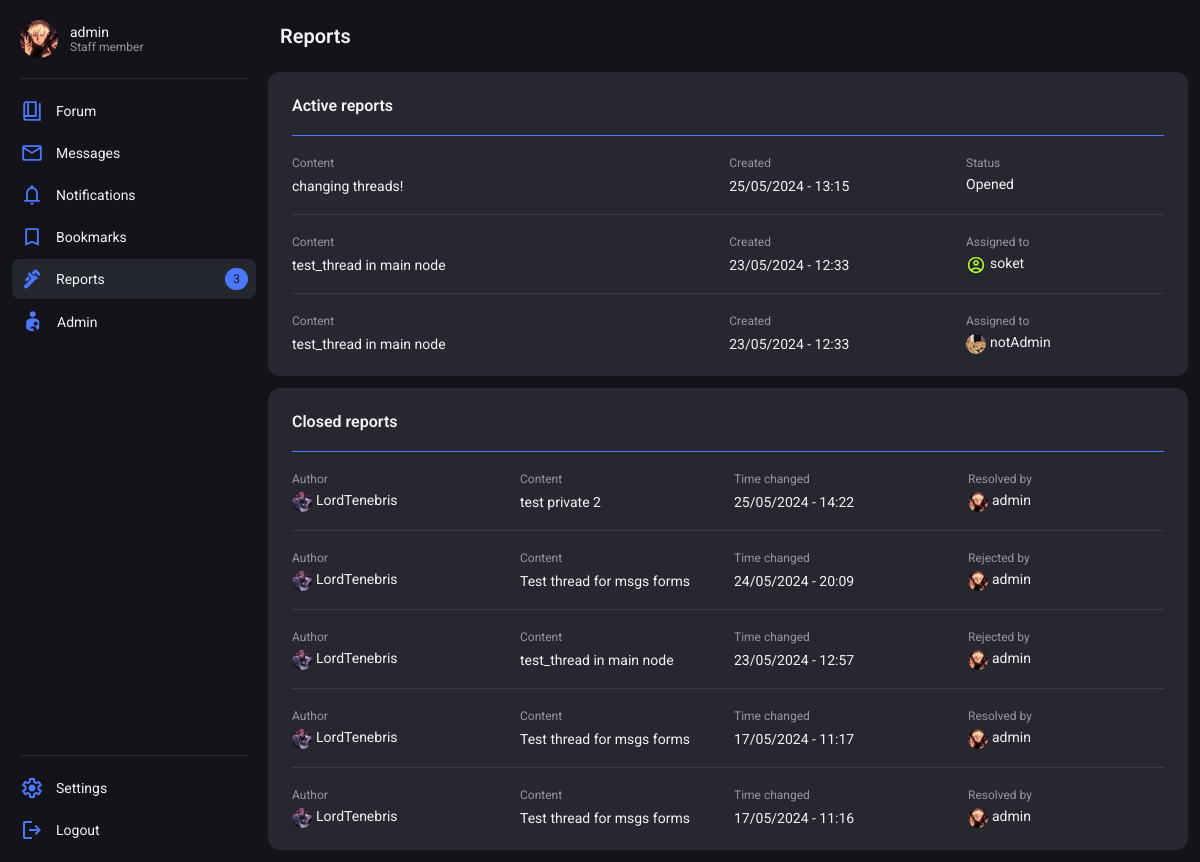
Before: /moderation/ (signed in) with the older database file.
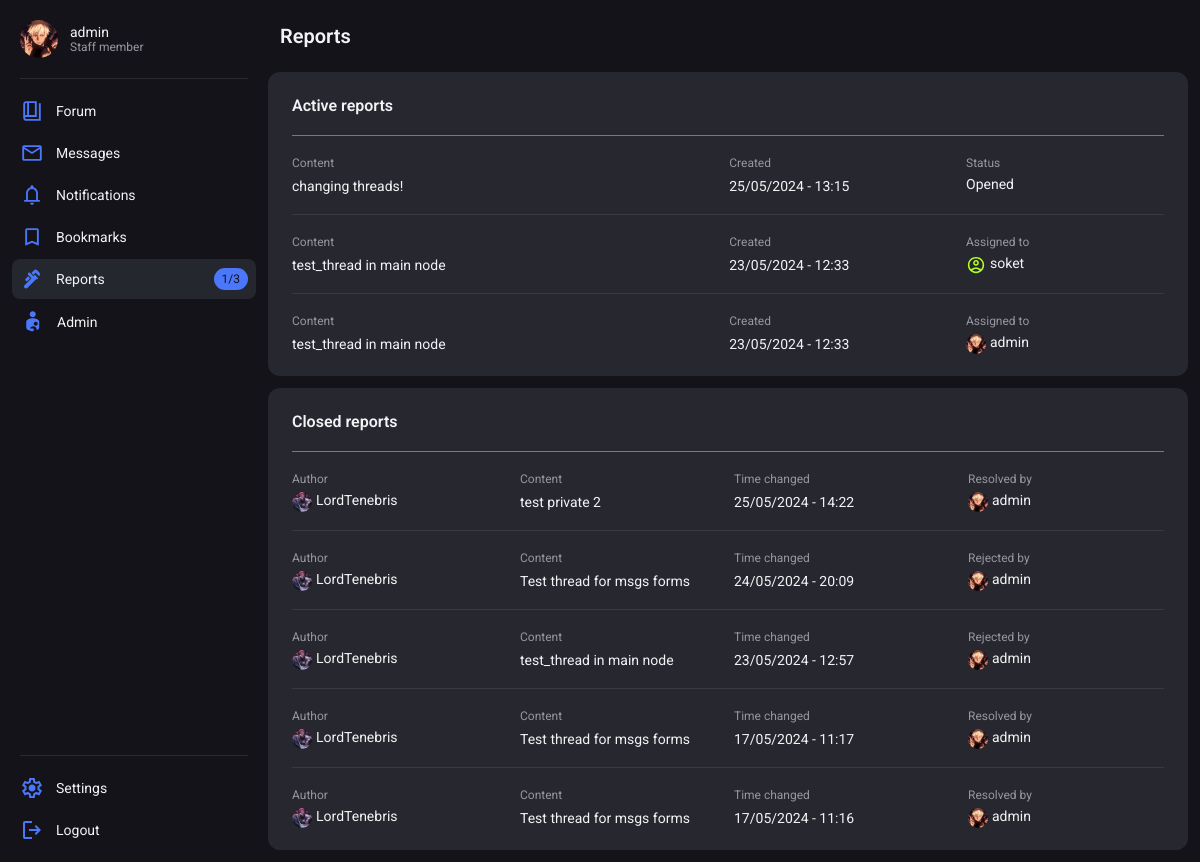
After: the same page with the newer database file.
### moderation/models.py (models this page shows, shortened)
class Report(models.Model):
    content = models.ForeignKey(Message, on_delete=models.SET_NULL, null=True, blank=True)
    user = models.ForeignKey(User, on_delete=models.SET_NULL, null=True, blank=True)
    reason = models.TextField()
    is_closed = models.BooleanField(default=False)
    is_resolved = models.BooleanField(default=False)
    is_rejected = models.BooleanField(default=False)
    assigned_to = models.ForeignKey(User, related_name="assigned_to", on_delete=models.SET_NULL, null=True, blank=True, default=None)
    closed_by = models.ForeignKey(User, related_name="closed_by", on_delete=models.SET_NULL, null=True, blank=True, default=None)
    is_notified = models.BooleanField(default=False)
    notification = models.CharField(max_length=250, blank=True, null=True)
    time_changed = models.DateTimeField(null=True, blank=True)
    time_created = models.DateTimeField(default=datetime.now())

### users/models.py (models this page shows, shortened)
class Profile(models.Model):
    user = models.OneToOneField(User, on_delete=models.CASCADE)
    title = models.CharField(max_length=100, null=True, blank=True, default="Member")
    info = models.CharField(max_length=200, null=True, blank=True)
    profile_picture = models.CharField(max_length=225, null=True, blank=True, default="default.svg")
    warnings = models.SmallIntegerField(default=0)
    active_notifications = models.IntegerField(default=0)
    is_banned = models.BooleanField(default=False)
    banned_by = models.ForeignKey(User, related_name='banned_by', null=True, blank=True, on_delete=models.SET_NULL)
    ban_reason = models.TextField(null=True, blank=True)
    ban_time = models.DateTimeField(null=True, blank=True)

### forum/models.py (models this page shows, shortened)
class Message(models.Model):
    thread = models.ForeignKey(Thread, on_delete=models.CASCADE)
    user = models.ForeignKey(User, on_delete=models.CASCADE)
    message = models.TextField()
    is_start = models.BooleanField(default=False)
    upvotes = models.PositiveIntegerField(null=True, blank=True, default=0)
    downvotes = models.PositiveIntegerField(null=True, blank=True, default=0)
    is_solution = models.BooleanField(default=False)
    is_visible = models.BooleanField(default=True)
    deleted_by = models.ForeignKey(User, on_delete=models.SET_NULL, blank=True, null=True, related_name="deleted_by")
    invis_reason = models.TextField(blank=True, null=True)
    time_created = models.DateTimeField(default=datetime.now())
    time_changed = models.DateTimeField(null=True, blank=True)
    changer = models.ForeignKey(User, on_delete=models.SET_NULL, null=True, blank=True, related_name="changer")

class Thread(models.Model):
    user = models.ForeignKey(User, on_delete=models.SET_NULL, null=True)
    title = models.CharField(max_length=225)
    slug = models.SlugField(max_length=225, blank=True, null=True)
    node = models.ForeignKey(Node, on_delete=models.CASCADE)
    is_closed = models.BooleanField(default=False)
    is_visible = models.BooleanField(default=True)
    is_pinned = models.BooleanField(default=False)
    msg_amount = models.IntegerField(blank=True, null=True, default=1)
    invis_reason = models.TextField(blank=True, null=True)
    deleted_by = models.ForeignKey(User, on_delete=models.SET_NULL, null=True, blank=True, related_name="thread_deleted_by")
    time_created = models.DateTimeField(default=datetime.now())
    time_changed = models.DateTimeField(null=True, blank=True)

### moderation/views.py (the view)
# urls.py: path('', moderation_main, name="moderation_main"),
@permission_required('moderation.view_report', raise_exception=False)
def moderation_main(request):
    try:
        active_reports = Report.objects.filter(is_closed=False).order_by('-id')
    except:
        active_reports = False
    try:
        closed_reports = Report.objects.filter(is_closed=True).order_by('-time_changed')
    except:
        closed_reports = False
    context = {
        "active_reports":active_reports,
        "closed_reports":closed_reports
    }
    return render(request, 'moderation_main.html', context)

### users/chat_processor.py (called while the page is built, shortened)
def profile_processor(request):
    chat_data = {}
    return chat_data

### moderation/templates/moderation_main.html (shortened to what the changed rows need)
{% extends 'base.html' %}
{% block style %}
    {% load static %}
    <link rel="stylesheet" href="{% static 'forum.css' %}">
    <link rel="stylesheet" href="{% static 'moderation.css' %}">
{% endblock %}
{% block header %}
    <header class="wrapper">
        <h2 class="title">Reports</h2>
    </header>
{% endblock %}
{% block content %}
    <div class="container" style="gap: 12px;">
        {% if active_reports %}
            <div class="container card">
                <div class="wapper cardHeader">
                    <p class="cardTitle">Active reports</p>
                </div>
                {% for report in active_reports %}
                    <div class="cardLine"></div>
                    <div class="wrapper cardSectionMultiple">
                        <a class="wrapper cardSectionItem" href="{% url 'report_details' report.id %}">
                            <div class="container cardSectionInnerItem">
                                <p class="meta">Content</p>
                                <p class="text">{{ report.content.thread.title }}</p>
                            </div>
                            <div class="container cardSectionInnerItem">
                                <p class="meta">Created</p>
                                <p class="text">{{ report.time_created|date:"d/m/Y - H:i" }}</p>
                            </div>
                        </a>
                        {% if report.assigned_to %}
                            <a class="container cardSectionAutherItem" href="{% url 'profile_view' report.assigned_to.id %}">
                                <p class="meta">Assigned to</p>
                                <div class="wrapper themeCardProfileCon">
                                    <img class="themeCardSectionProfilePicture" src="{{ media_url }}{{ report.assigned_to.profile.profile_picture }}" alt="">
                                    {% if perms.users.view_profile and report.assigned_to.profile.is_banned %}
                                        <p class="text"><del>{{ report.assigned_to.username }}</del></p>
                                    {% else %}
                                        <p class="text">{{ report.assigned_to.username }}</p>
                                    {% endif %}
                                </div>
                            </a>
                        {% else %}
                            <div class="container cardSectionAutherItem">
                            </div>
                        {% endif %}
                    </div>
                {% endfor %}
            </div>
        {% else %}
            <div class="banner">
                <h2 class="title">No active reports</h2>
                <p class="text">There are no active reports requiring your attention</p>
            </div>
        {% endif %}
    </div>
{% endblock %}

### base/templates/base.html (shortened to what this page needs)
<!DOCTYPE html>
<html lang="en">
<head>
    {% load static %}
    {% if request.user.is_authenticated %}
        <link rel="stylesheet" href="{% static 'themes/theme_' %}{{request.user.preference.color_theme}}.css">
    {% else %}
        <link rel="stylesheet" href="{% static 'themes/theme_0.css' %}">
    {% endif %}
    <link rel="stylesheet" href="{% static 'style.css' %}">
    {% block style %}{% endblock %}
</head>
<body>
    <nav>
        {% if request.user.is_authenticated %}
            <div class="container navBtnContainer" id="navConProfile">
                <a class="wrapper navBtn" href="{% url 'profile_view' request.user.id %}">
                    {%  if avatar_path %}
                        <img class="navBtnAvatar" src="{{ avatar_path }}" alt="">
                    {% else %}
                        <img src="{% static 'assets/missing_avatar.svg' %}" alt="">
                    {% endif %}
                    <div class="container">
                        <span class="text">{{ request.user.username }}</span>
                        <span class="meta">{{request.user.profile.title}}</span>
                    </div>
                </a>
            </div>
            <div class="navLine"></div>
            <div class="container navBtnContainer" id="navConMain">
                <a class="wrapper navBtn {% if current_tab == 'forum' %}focus{% endif %}" href="{% url 'forum_main' %}">
                    <span class="text">Forum</span>
                </a>
                <a class="wrapper navBtn space {% if current_tab == 'message' %}focus{% endif %}" href="{% url 'messages_main' %}">
                    <div class="wrapper navBtnMainContainer">
                        <span class="text">Messages</span>
                    </div>
                </a>
                <a class="wrapper navBtn space {% if current_tab == 'notifications' %}focus{% endif %}" href="{% url 'notifications' %}">
                    <div class="wrapper navBtnMainContainer">
                        <span class="text">Notifications</span>
                    </div>
                </a>
                <a class="wrapper navBtn {% if current_tab == 'bookmarks' %}focus{% endif %}" href="{% url 'bookmarks_main' %}">
                    <span class="text">Bookmarks</span>
                </a>
                {% if perms.moderation.view_reports %}
                <a class="wrapper navBtn space {% if current_tab == 'moderation' %}focus{% endif %}" href="{% url 'moderation_main' %}">
                    <div class="wrapper navBtnMainContainer">
                        <span class="text">Reports</span>
                    </div>
                    {% if reports_amount > 0 %}
                        {% if assigned_reports > 0 %}
                            <p class="navNotificationBadge">{{assigned_reports}}/{{reports_amount}}</p>
                        {% else %}
                            <p class="navNotificationBadge">{{reports_amount}}</p>
                        {% endif %}
                    {% endif %}
                </a>
                {% endif %}
                {% if request.user.is_staff %}
                <a class="wrapper navBtn" href="{% url 'admin:index' %}">
                    <span class="text">Admin</span>
                </a>
                {% endif %}
            </div>
            <div class="navLine"></div>
            <div class="container navBtnContainer" id="navConOptions">
                <a class="wrapper navBtn" href="{% url 'profile_edit' request.user.id %}">
                    <span class="text">Settings</span>
                </a>
                <a class="wrapper navBtn" href="{% url 'logout_user' %}">
                    <span class="text">Logout</span>
                </a>
            </div>
        {% endif %}
    </nav>
    <div class="main">
        {% block header %}{% endblock %}
        {% block content %}{% endblock %}
    </div>
</body>
</html>

Changed rows visible on the page:
changed Report (number 3 of 8 on the later page): assigned_to.profile.profile_picture: a different picture; assigned_to.username "notAdmin" → "admin"
Other visible differences:
{{ assigned_reports }}: (not shown) → "1"
{{ reports_amount }}: (not shown) → "3"
{{ reports_amount }}: "3" → (not shown)
